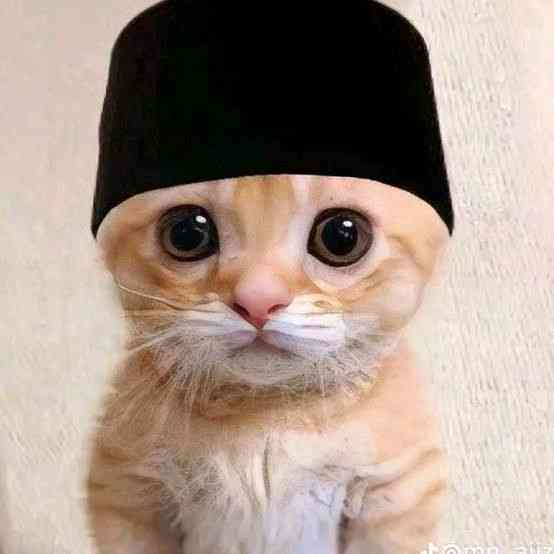
#> input picture project4/kucing.jpg, 554 x 554 px
$ python transformasi-perspektif.py
#> lines starting #> are read from the running program, lines starting #| are printed output that depends on the picture
import cv2
import numpy as np
# Membaca gambar
image = cv2.imread('kucing.jpg')
#> image is the input picture: shape (554, 554, 3); mean B, G, R 137.1, 148.4, 166.5

points1 = np.float32([[56, 65], [368, 52], [28, 387], [389, 390]])
points2 = np.float32([[0, 0], [300, 0], [0, 300], [300, 300]])

M_perspective = cv2.getPerspectiveTransform(points1, points2)

perspective_transformed_image = cv2.warpPerspective(image, M_perspective, (300, 300))
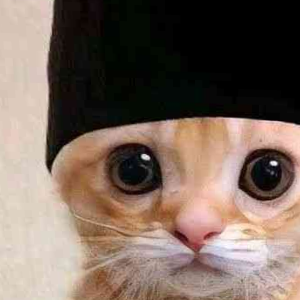
#> perspective_transformed_image: shape (300, 300, 3); mean B, G, R 93.3, 103.9, 121.7

cv2.imshow('perspective_transformed_image', perspective_transformed_image)
cv2.waitKey(0)
cv2.destroyAllWindows()
